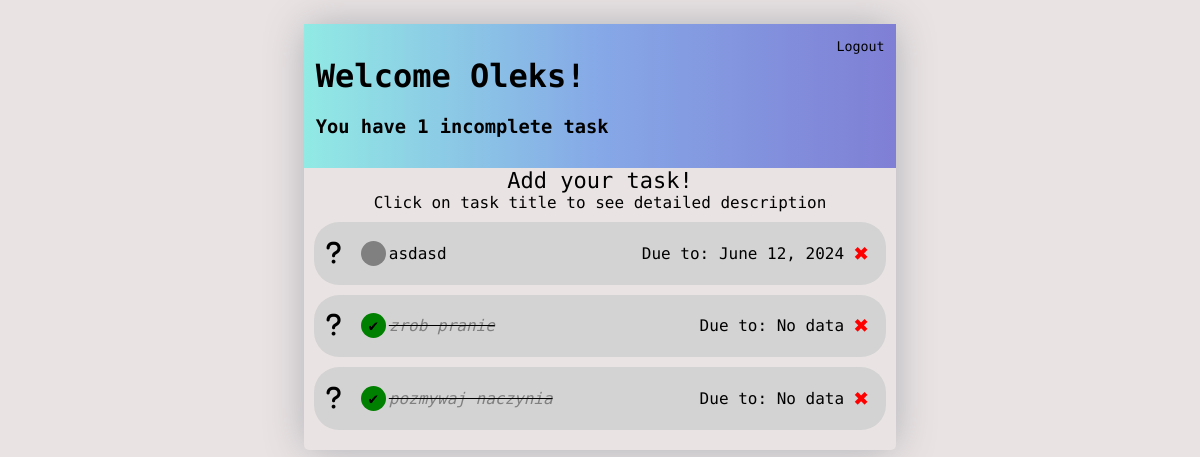
Before: / (signed in) with the older database file.
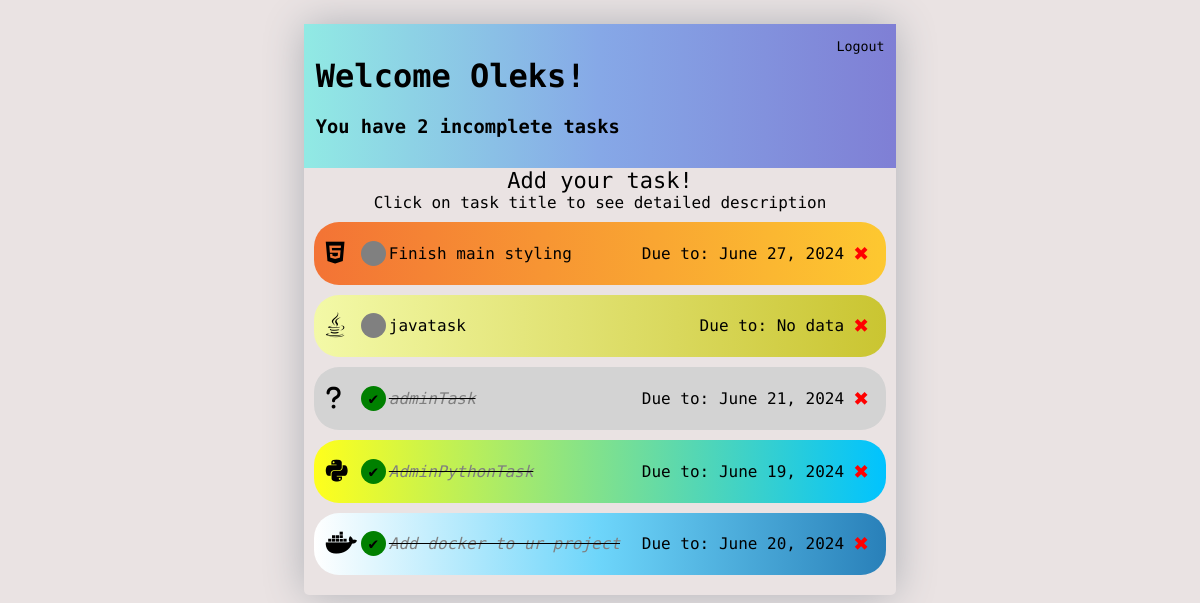
After: the same page with the newer database file.
### todolist/models.py (models this page shows)
class Task(models.Model):
    TECHNOLOGY_CHOICES = [
        ('python', 'Python'),
        ('javascript', 'JavaScript'),
        ('css', 'CSS'),
        ('html', 'HTML'),
        ('cpp', 'C++'),
        ('c', 'C'),
        ('docker', 'Docker'),
        ('git', 'Git'),
        ('react', 'React'),
        ('django', 'Django'),
        ('php', 'PHP'),
        ('java', 'Java'),
        ('other', 'Other')
    ]
    user = models.ForeignKey(User, on_delete=models.CASCADE, null=True, blank=True)
    title = models.CharField(max_length=40)
    description = models.TextField(null=True, blank=True)
    is_completed = models.BooleanField(default=False)
    completion_date = models.DateField(null=True, blank=True)
    created_at = models.DateTimeField(auto_now_add=True)
    technology = models.CharField(max_length=10, choices=TECHNOLOGY_CHOICES, default='Other')
    def __str__(self):
        return self.title
    class Meta:
        ordering = ['is_completed', 'created_at']

### todolist/views.py (the view)
# urls.py: path("", TasksList.as_view(), name="tasks"),
class TasksList(LoginRequiredMixin, ListView):
    model = Task
    context_object_name = 'tasks'
    template_name = 'todolist/task_list.html'
    def get_context_data(self, **kwargs):
        context = super().get_context_data(**kwargs)
        context['tasks'] = context['tasks'].filter(user=self.request.user)
        context['count'] = context['tasks'].filter(is_completed=False).count()
        return context

### todolist/templates/todolist/task_list.html (shortened to what this page needs)
{% extends 'todolist/index.html'%}
{% load  todolist_extras %}
{% load static %}
{% block content %}
<!DOCTYPE html>
<html lang="en">
<head>
    <link href="{% static 'fontawesomefree/css/all.min.css' %}" rel="stylesheet" type="text/css">
</head>
<body>
<div class="header">
    <div>
        <h1>Welcome {{ request.user|title }}!</h1>
        <h3>You have {{ count }} incomplete task{{ count|pluralize }}</h3>
    </div>
    <div>
    {% if request.user.is_authenticated %}
    <form method="post" action="{% url 'logout' %}">
    <button type="submit" id="logout-btn">Logout</button>
    </form>
    </div>
    {% else %}
    <a href="{% url 'login' %}">Login</a>
    {% endif %}
</div>
<div id="add-task">
    <a href="{% url 'task-create' %}">Add your task!</a>
</div>
<div style="display: flex; justify-content: center;">Click on task title to see detailed description</div>
<div id="task-container">
    {% for task in tasks %}
        <div class="task-item" style="{{ task.technology|tech_background }}">
            <div class="task-title">
                <div class="task-technology-icon">
                    {% if task.technology == 'python' %}
                        <i class="fab fa-python"></i>
                    {% elif task.technology == 'javascript' %}
                        <i class="fab fa-js"></i>
                    {% elif task.technology == 'css' %}
                        <i class="fab fa-css3-alt"></i>
                    {% elif task.technology == 'html' %}
                        <i class="fab fa-html5"></i>
                    {% elif task.technology == 'cpp' %}
                        <i class="fas fa-code"></i>
                    {% elif task.technology == 'c' %}
                        <i class="fas fa-code"></i>
                    {% elif task.technology == 'docker' %}
                        <i class="fab fa-docker"></i>
                    {% elif task.technology == 'git' %}
                        <i class="fab fa-git-alt"></i>
                    {% elif task.technology == 'react' %}
                        <i class="fab fa-react"></i>
                    {% elif task.technology == 'django' %}
                        <i class="fab fa-python"></i>
                    {% elif task.technology == 'php' %}
                        <i class="fab fa-php"></i>
                    {% elif task.technology == 'java' %}
                        <i class="fab fa-java"></i>
                    {% else %}
                        <i class="fas fa-question"></i>
                    {% endif %}
                </div>
                {% if task.is_completed %}
                    <div class="task-complete-icon">&#10004;</div>
                    <div><i><s><a style="color: gray" href="{% url 'task-update' task.id %}">{{ task }}</a></s></i></div>
                {% else %}
                    <div class="task-incomplete-icon"></div>
                    <div><a href="{% url 'task-update' task.id %}">{{ task }}</a></div>
                {% endif %}
            </div>
            <div style="display: flex; justify-content: center; align-items: center;">
                <div class="task-completion-time">Due to: {% if task.completion_date %}
                {{ task.completion_date }}
                    {% else %}
                    No data
                    {% endif %}
                </div>
                <div class="task-delete"><a href="{% url 'task-delete' task.id %}" style="color: red; font-size: 25px;">&#10006;</a></div>
            </div>
        </div>
    {% empty %}
        <h2 style="padding: 5px; text-align: center">Add your first task!</h2>
    {% endfor %}
</div>
</body>
</html>
{% endblock content %}

### todolist/templates/todolist/index.html (shortened to what this page needs)
<!DOCTYPE html>
<html lang="en">
<head>
</head>
<body>
<div class="container">
    {% block content %}
    {% endblock content %}
</div>
</body>
</html>

### todolist/templates/todolist/index.html (style rules this page uses)
* { font-family: "Roboto Mono", monospace; }
body { background-color: #eae3e3; }
.container { max-width: 50%; margin: auto; -webkit-box-shadow: 0px 0px 42px -1px rgba(172, 175, 181, 1); -moz-box-shadow: 0px 0px 42px -1px rgba(172, 175, 181, 1); box-shadow: 0px 0px 42px -1px rgba(172, 175, 181, 1); border-radius: 5px; margin-top: 2%; }

### todolist/templates/todolist/task_list.html (style rules this page uses)
.header { display: flex; justify-content: space-between; background: #7F7FD5; background: -webkit-linear-gradient(to right, #91EAE4, #86A8E7, #7F7FD5); background: linear-gradient(to right, #91EAE4, #86A8E7, #7F7FD5); padding: 2%; }
#logout-btn { background: none; border: none; padding: 1%; }
a { text-decoration: none; color:black; }
#task-container { padding-bottom: 10px; }
.task-item { display: flex; align-items: center; justify-content: space-between; padding: 2%; background-color: #cccaca; margin: 10px; border-radius: 25px; }
.task-complete-icon { height: 25px; width: 25px; border-radius:50%; background-color: green; }
.task-incomplete-icon { height: 25px; width: 25px; border-radius:50%; background-color: grey; }
.task-title { display: flex; align-items: center; }
.task-complete-icon, .task-incomplete-icon { margin-right: 3px; display: flex; justify-content: center; align-items: center; }
#add-task { display: flex; justify-content: center; font-size: 22px; }
.task-technology-icon { margin-right: 5px; font-size: 25px; width: 30px; }
.task-completion-time { padding: 5px; }
.task-delete { padding: 5px; }

Changed rows visible on the page:
removed Task: technology "Other" (drawn), title "asdasd", completion_date "June 12, 2024"
removed Task: technology "Other" (drawn), title "zrob pranie", shows "No data"
removed Task: technology "Other" (drawn), title "pozmywaj naczynia", shows "No data"
added Task: technology "html" (drawn), title "Finish main styling", completion_date "June 27, 2024"
added Task: technology "java" (drawn), title "javatask", shows "No data"
added Task: technology "other" (drawn), title "adminTask", completion_date "June 21, 2024"
added Task: technology "python" (drawn), title "AdminPythonTask", completion_date "June 19, 2024"
added Task: technology "docker" (drawn), title "Add docker to ur project", completion_date "June 20, 2024"
Other visible differences:
{{ count }}: "1" → "2"
